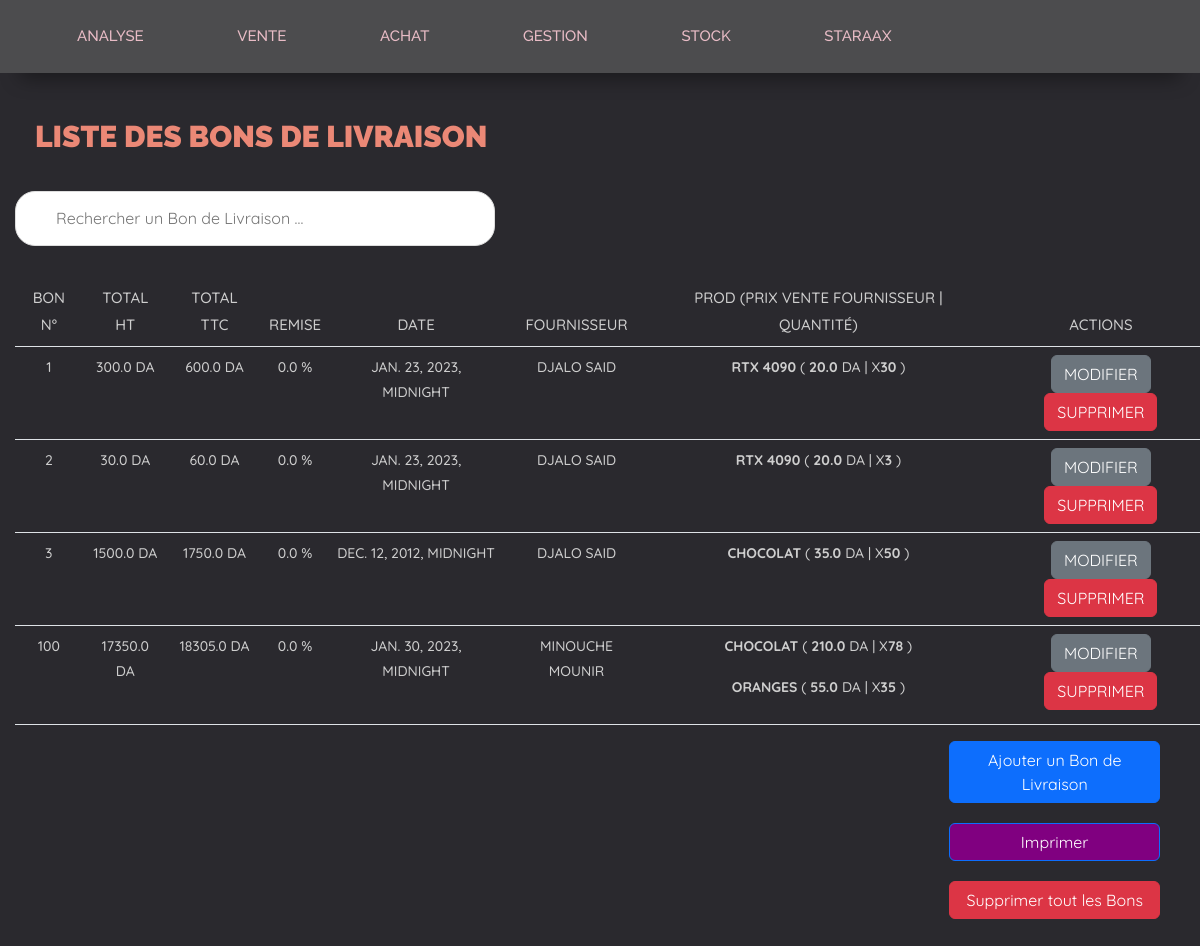
The app's page /bondelivraison/ (signed in) with its own data.
### app/models.py (models this page shows, shortened)
class BlFacture(models.Model):
    code_doc = models.IntegerField(primary_key=True)
    totalht = models.FloatField(default=0)
    totalttc_bl = models.FloatField(default=0)
    totalttc_fac = models.FloatField(default=0)
    fournisseur = models.ForeignKey(Fournisseur, on_delete=models.CASCADE)
    date_doc = models.DateTimeField()
    remise = models.FloatField(default=0)
    stock = models.ForeignKey('Stock', on_delete=models.CASCADE,default=1)
    def update_totals(self):
        total_ttc_fac = 0
        total_ttc_bl = 0
        total_ht = 0
        remise= self.remise
        for produit in self.blfactureproduit_set.all():
            total_ttc_bl += produit.prix_vente_fr * produit.qteprodbl
            total_ht += produit.prix_ht * produit.qteprodbl
        total_ttc_fac = total_ht + (total_ht * 0.19)
        total_ttc_fac = total_ttc_fac - (remise*total_ttc_fac)/100
        self.totalttc_fac = total_ttc_fac
        total_ttc_bl -= (remise*total_ttc_bl)/100
        self.totalttc_bl = total_ttc_bl
        self.totalht = total_ht
        self.save()

class Fournisseur(models.Model):
    code_fr = models.AutoField(primary_key=True)
    nom_fr = models.CharField(max_length=254)
    prenom_fr = models.CharField(max_length=255)
    adr_fr = models.CharField(max_length=255)
    tel_fr = models.CharField(max_length=255)
    reglement = models.OneToOneField('Reglement', on_delete=models.CASCADE, null=True, blank=True)
    def __str__(self):
        return self.nom_fr + " " + self.prenom_fr

class BlFactureProduit(models.Model):
    produit = models.ForeignKey(Produit, on_delete=models.CASCADE)
    bl_facture = models.ForeignKey(BlFacture, on_delete=models.CASCADE)
    qteprodbl = models.IntegerField()
    prix_ht = models.FloatField()
    prix_vente_fr = models.FloatField()

class Produit(models.Model):
   code_produit = models.AutoField(primary_key=True)
   nom_produit = models.CharField(max_length=255)
   type_produit= models.ForeignKey(Categorie, on_delete=models.CASCADE)
   def __str__(self):
        return self.nom_produit

### app/views.py (the view)
# urls.py: path('bondelivraison/', views.bondeLivraison, name='bondelivraison'),
def bondeLivraison(request):
    if request.user.is_authenticated:
        tabs=show_navigation(request)
        bl=BlFacture.objects.all()
        for b in bl:
            b.update_totals()
        blp=BlFactureProduit.objects.all()
        context={'tabs': tabs, 'blp': blp,'bl':bl}
        return render(request, 'achat/bonLivraison/bonlivraison.html', context)
    else:
      return redirect('login')

### app/views.py (called while the page is built)
def show_navigation(request):
  if request.user.is_authenticated:
    tabs = FavoriteTab.objects.order_by('order')
    username=request.user.username
    context = {'tabs': tabs, 'username': username}
    return context
  else:
    return redirect('login')

### app/templates/achat/bonlivraison/bonlivraison.html (shortened to what this page needs)
{% load static %}
<!DOCTYPE html>
<html lang="en">
  <head>
    <link
      rel="stylesheet"
      href="https://cdn.datatables.net/1.10.23/css/jquery.dataTables.min.css"
    />
    <link rel="stylesheet" href="../static/growl-notification/light-theme.min.css">
    <link rel="stylesheet" href="{% static 'css/style.css' %}" />
  </head>
  <body>
    {% include 'header.html' %}
    <h4 class="display-5 d-inline">Liste des Bons de Livraison</h4>
    <input
    class="hid search"
      type="text"
      id="myInput"
      onkeyup="SearchBar()"
      placeholder="Rechercher un Bon de Livraison ..."
    />
    <table class="table tproducts">
      <thead>
        <th>Bon N°</th>
        <th>Total HT</th>
        <th>Total TTC</th>
        <th>Remise </th>
        <th>Date</th>
        <th>Fournisseur</th>
        <th>Prod (Prix vente fournisseur | Quantité)</th>
        <th class="hid">Actions</th>
      </thead>
      {% for b in bl %}
      <tbody>
        <tr data-aos="fade-right" data-aos-anchor-placement="bottom-bottom">
          <td>{{b.code_doc }}</td>
          <td>{{b.totalht }} DA</td>
          <td>{{b.totalttc_bl }} DA</td>
          <td>{{b.remise }} %</td>
          <td>{{b.date_doc}}</td>
          <td>{{b.fournisseur}}</td>
          <td>
            {% for p in blp %}
            {% if p.bl_facture.code_doc == b.code_doc %}
              <p>
                <strong> {{p.produit}} </strong> ( <strong> {{p.prix_vente_fr}} </strong> DA | x<strong>{{p.qteprodbl}} </strong>)
              </p>
            {% endif %}
            {% endfor %}
          <td class="hid">
            <a class="btn btn-secondary" href="{% url 'editBL' b.code_doc %}">Modifier</a>
            <a class="btn btn-danger" href="{% url 'deleteBL' b.code_doc %}">
              Supprimer
            </td>
        </tr>
        {% endfor%}
      </tbody>
    </table>
    <div style="display: flex;flex-direction: column;align-items: flex-end
    ;">
    <a style="float: right;margin-right: 25px; width: 18%; margin-bottom: 20px;" class="btn btn-primary " href="{% url 'addBL' %}">Ajouter un Bon de Livraison</a>
    <button style="background-color: purple;float: right;margin-right: 25px; width: 18%;margin-bottom: 20px;" id="print-button" class="btn btn-primary" >Imprimer</button>
    <a style="float: right;margin-right: 25px; width: 18%; margin-bottom: 20px;" class="btn btn-danger " href="{% url 'deleteAllBL' %}">Supprimer tout les Bons</a>
  </div>
  </body>
</html>

### app/templates/header.html (shortened to what this page needs)
{% load static %}
  <nav>
    <ul class="favorite-tabs">
   <span class="dropdown">
        <li id="nav" data-bs-toggle="dropdown" aria-expanded="false">Analyse</li>
      </span>
      <span class="dropdown">
        <li id="nav" data-bs-toggle="dropdown" aria-expanded="false">Vente</li>
      </span>
      <span class="dropdown">
        <li id="nav" data-bs-toggle="dropdown" aria-expanded="false">Achat</li>
      </span>
      <span class="dropdown">
        <li id="nav" data-bs-toggle="dropdown" aria-expanded="false">Gestion</li>
      </span>
      <li id="nav" onclick="window.location.href='/stock'">Stock</li>
      <span class="dropdown">
        <li id="nav" data-bs-toggle="dropdown" aria-expanded="false">{{ user.username }}</li>
      </span>
    </ul>
  </nav>
</body>

### app/static/css/style.css (style rules this page uses)
body { background: #2a292e; font-family: 'Quicksand', sans-serif !important; font-size: 16px; font-weight: 550; color: #cecece; line-height: 1.8; overflow-x: hidden; animation: fadeInAnimation ease 0.5s; animation-iteration-count: 1; animation-fill-mode: forwards; }
body>* { margin: 15px; }
body>nav { background: #4c4c4e; box-shadow: 0 25px 20px -20px rgba(0,0,0,0.4); position:sticky; top:0px; width: 100%; margin: 0; font-family: 'Raleway', sans-serif !important; font-weight: bolder; }
nav ul li { display: inline-block; list-style: none; padding: 13px 35px ; margin: 10px; font-size: 13px; font-weight: 500; text-transform: uppercase; color: #4c4c4e; cursor: pointer; position: relative; z-index: 2; transition: color 0.5s; font-size: 15px; }
ul { width: fit-content; }
#nav { color: #e9bcc6; }
.big-title, h4 { padding-top: 30px; color: #eb8876; font-weight: 550; font-size: 25px; text-transform: uppercase; margin-bottom: 10px; font-family: 'Raleway', sans-serif; }
nav ul li:after { content: ''; background: #eb8876; width: 100%; height: 100%; border-radius: 30px; position: absolute; top: 100%; left: 50%; transform: translate(-50%,-50%); z-index: -1; opacity: 0; transition: top 0.5s, opacity 0.5s; }
.display-5 { font-size: 30px; font-weight: bolder; position: relative; top: 30px; left: 20px; z-index: -2; }
a { text-decoration: none; color: #cecece; }
table { margin-top: 80px; text-align: center; align-items: center; }
th { align-items: center; color: #cecece; font-size: 15px; font-weight: 500; text-transform: uppercase; margin-bottom: 10px; }
td { align-items: center; color: #cecece; font-size: 14px; font-weight: 500; text-transform: uppercase; margin-bottom: 10px; }
#myInput { display: block; background-image: url('/css/searchicon.png'); background-position: 10px 12px; background-repeat: no-repeat; width: 40%; font-size: 16px; padding: 12px 20px 12px 40px; border: 1px solid #ddd; margin-bottom: 12px; border-radius: 20px; position:relative; top:50px; z-index: -1; }
input { width:200px; border-radius: 10px; padding: 10px; }

### records on screen
BlFacture: code_doc "1", totalht "300.0", totalttc_bl "600.0", remise "0.0", date_doc "JAN. 23, 2023, MIDNIGHT", fournisseur "DJALO SAID"
BlFactureProduit: produit "RTX 4090", prix_vente_fr "20.0", qteprodbl "30"
BlFacture: code_doc "2", totalht "30.0", totalttc_bl "60.0", remise "0.0", date_doc "JAN. 23, 2023, MIDNIGHT", fournisseur "DJALO SAID"
BlFactureProduit: produit "RTX 4090", prix_vente_fr "20.0", qteprodbl "3"
BlFacture: code_doc "3", totalht "1500.0", totalttc_bl "1750.0", remise "0.0", date_doc "DEC. 12, 2012, MIDNIGHT", fournisseur "DJALO SAID"
BlFactureProduit: produit "CHOCOLAT", prix_vente_fr "35.0", qteprodbl "50"
BlFacture: code_doc "100", totalht "17350.0", totalttc_bl "18305.0", remise "0.0", date_doc "JAN. 30, 2023, MIDNIGHT", fournisseur "MINOUCHE MOUNIR"
BlFactureProduit: produit "CHOCOLAT", prix_vente_fr "210.0", qteprodbl "78"
BlFactureProduit: produit "ORANGES", prix_vente_fr "55.0", qteprodbl "35"

### other values on screen
{{ user.username }} "STARAAX"
